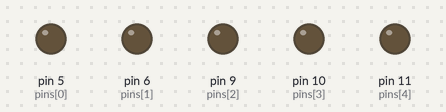
A program run on a simulated Arduino Uno, built with avr-gcc and run on an emulated ATmega328P. Parts: output pins drawn as LEDs (lit = HIGH).

Above: at 0.05 s.
At 2.55 s:
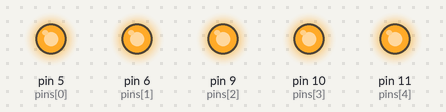
Timing chart, 0 to 5.9 s (numbered marks = the images above):
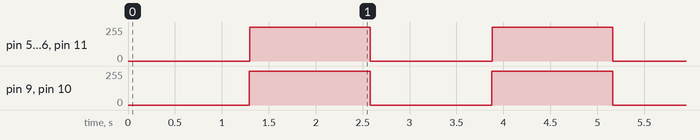

The program:

main.cpp
```cpp
#include <Arduino.h>

// changed pins + wiring to use all pwm capable pins

int d = 5;
int pins[5] = {5,6,9,10,11};

void setup()
{
  pinMode(pins[0], OUTPUT);
  pinMode(pins[1], OUTPUT);
  pinMode(pins[2], OUTPUT);
  pinMode(pins[3], OUTPUT);
  pinMode(pins[4], OUTPUT);
}

void loop()
{
  for ( int b = 0; b < 256; b++ )
  {
    analogWrite(pins[0], b);
    analogWrite(pins[1], b);
    analogWrite(pins[2], b);
    analogWrite(pins[3], b);
    analogWrite(pins[4], b);

    delay(d);
  }

  for ( int b = 256; b >= 0; b-- )
  {
    analogWrite(pins[0], b);
    analogWrite(pins[1], b);
    analogWrite(pins[2], b);
    analogWrite(pins[3], b);
    analogWrite(pins[4], b);
    delay(d);
  }
}
```

Measured:
- by itself, pin 5 (pins[0]), pin 6 (pins[1]), pin 9 (pins[2]), pin 10 (pins[3]), pin 11 (pins[4]): alternates 255/255 for 1.3 s and 0/255 for 1.3 s
